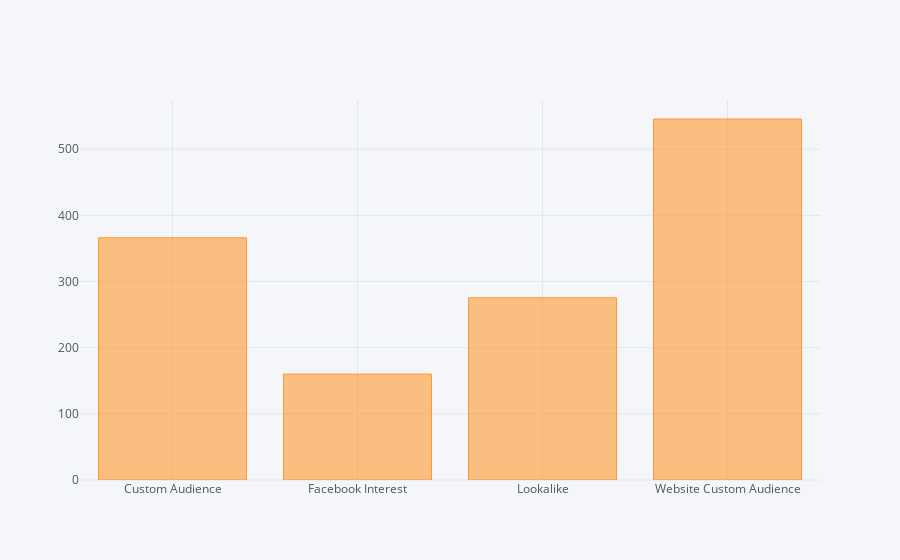

Notebook cell for this chart:
### Code cell
ROAS_by_audience_type['ROAS (in %)'].iplot(kind='bar')

### Figure 1 — Plotly figure (JSON) as saved in the notebook; plotly's stock layout.template omitted (floating-point values rounded to 4 significant figures)
{"data": [{"marker": {"color": "rgba(255, 153, 51, 0.6)", "line": {"color": "rgba(255, 153, 51, 1.0)", "width": 1}}, "name": "ROAS (in %)", "orientation": "v", "text": "", "type": "bar", "x": ["Custom Audience", "Facebook Interest", "Lookalike", "Website Custom Audience"], "y": [366.1, 160.1, 275.5, 545.6]}], "layout": {"legend": {"bgcolor": "#F5F6F9", "font": {"color": "#4D5663"}}, "paper_bgcolor": "#F5F6F9", "plot_bgcolor": "#F5F6F9", "titlefont": {"color": "#4D5663"}, "xaxis1": {"gridcolor": "#E1E5ED", "showgrid": true, "tickfont": {"color": "#4D5663"}, "title": "", "titlefont": {"color": "#4D5663"}, "zerolinecolor": "#E1E5ED"}, "yaxis1": {"gridcolor": "#E1E5ED", "showgrid": true, "tickfont": {"color": "#4D5663"}, "title": "", "titlefont": {"color": "#4D5663"}, "zerolinecolor": "#E1E5ED"}}}
